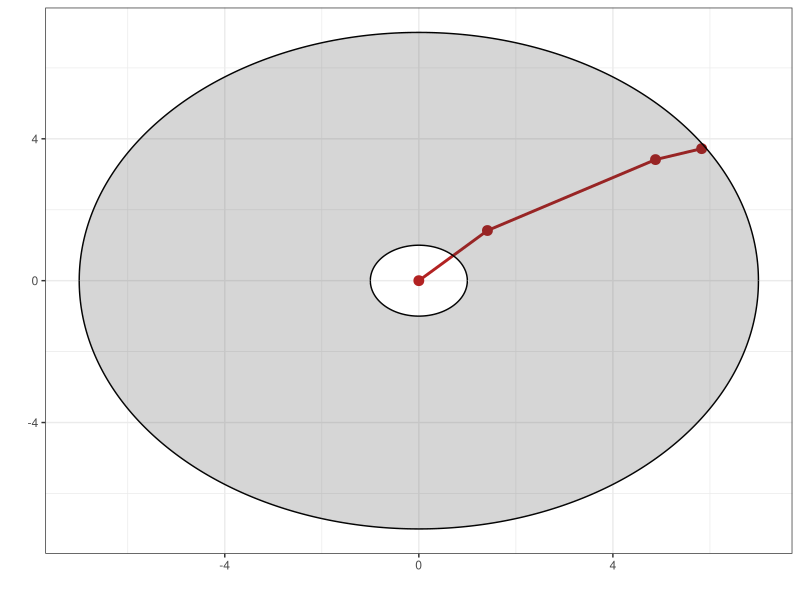

Source code (R):
library(ggplot2)
init_arm <- function(len,angle){
  arm_polar = data.frame(len = len, angle = angle)
  arm_cart = point_arm(arm_polar)
  return(list(polar = arm_polar,cart = arm_cart))
}

point_arm <- function(arm){
  x = y = rep(0,nrow(arm)+1)
  for (i in seq(nrow(arm))){
    x[i+1] = cos(arm$angle[i])*arm$len[i] + x[i]
    y[i+1] = sin(arm$angle[i])*arm$len[i] + y[i]
  }
  return(data.frame(x = x, y = y))
}

find_inner_radius <-function(len){
  if (max(len) > sum(len[-which.max(len)])){
    return(max(len) > sum(len[-which.max(len)]))
  }else{
    return(0)
  }
}

plot_arm <- function(arm){
  require(ggplot2)
  max_radius = sum(arm$polar$len)
  min_radius = find_inner_radius(arm$polar$len)
  circ = circleFun(inner_radius = min_radius, radius = max_radius)
  arm_fig <- ggplot() + 
    geom_line(data = arm$cart, aes(x=x,y=y),color = "firebrick",size = 1) + 
    geom_point(data= arm$cart, aes(x=x,y=y),color = "firebrick",size = 3) +
    geom_line(data = circ$out_up, aes(x=x,y=y)) + 
    geom_line(data = circ$in_up, aes(x=x,y=y)) + 
    geom_line(data = circ$out_low, aes(x=x,y=y)) + 
    geom_line(data = circ$in_low, aes(x=x,y=y)) + 
    geom_ribbon(data = circ$fill_up, aes(x=x,ymin=ymin,ymax=ymax),alpha = 0.2) +
    geom_ribbon(data = circ$fill_low, aes(x=x,ymin=ymin,ymax=ymax),alpha = 0.2) + 
    labs (x = "", y = "") + 
    theme_bw()
  return(arm_fig)
}

circleFun <- function(center=c(0,0), inner_radius = 0, radius=1, npoints=500, start=0, end=2){
  tt1 <- seq(start*pi, end/2*pi, length.out=npoints)
  tt2 <- seq(end/2*pi, end*pi, length.out=npoints)
  out_up <- data.frame(
    x = center[1] + radius * cos(tt1),
    y = center[2] + radius * sin(tt1)
  )
  out_low <- data.frame(
    x = center[1] + radius * cos(tt2),
    y = center[2] + radius * sin(tt2)
  )
  in_up <- data.frame(
    x = center[1] + inner_radius * cos(tt1),
    y = center[2] + inner_radius* sin(tt1)
  )
  in_low <- data.frame(
    x = center[1] + inner_radius * cos(tt2),
    y = center[2] + inner_radius * sin(tt2)
  )
  fill_up <- data.frame(x = out_up$x,
                        ymax = out_up$y,
                        ymin = ifelse((out_up$x>in_up$x[1]) | (out_up$x<in_up$x[npoints]),0,sin(acos(out_up$x/inner_radius))*inner_radius))
  fill_low <- data.frame(x = out_low$x,
                         ymin = out_low$y,
                         ymax = ifelse((out_low$x<in_low$x[1]) | (out_low$x>in_low$x[npoints]),0,sin(acos(out_low$x/inner_radius)+pi)*inner_radius))
  return(list(out_up = out_up, out_low = out_low, in_up = in_up, in_low = in_low, fill_up=fill_up,fill_low=fill_low))
}

arm_optim <- function(init,p){
  
}

arm = init_arm(c(2,4,1),c(pi/4,pi/6,pi/10))
plot_arm(arm)
